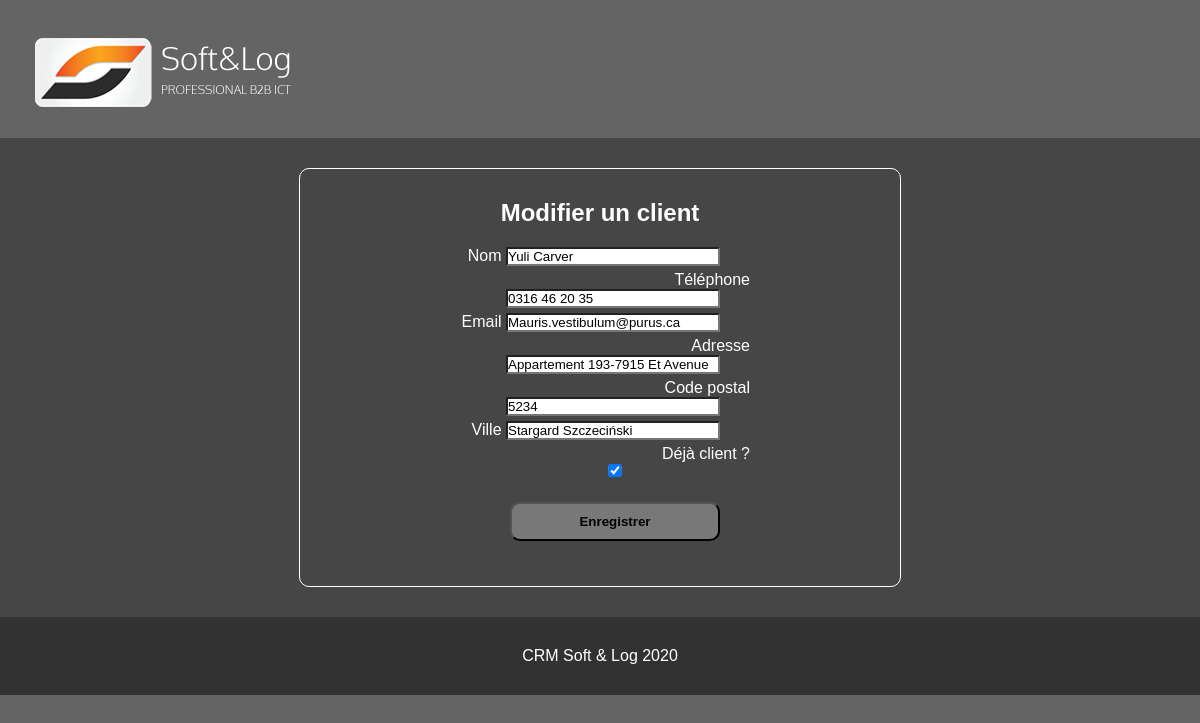
The app's page /modules/edit.php?id=3 with its own data.
### tables this page shows
CREATE TABLE `clients` (
  `id` int(11) NOT NULL,
  `name` varchar(255) NOT NULL,
  `phone` varchar(255) NOT NULL,
  `email` varchar(255) NOT NULL,
  `address` varchar(255) NOT NULL,
  `cp` varchar(255) NOT NULL,
  `city` varchar(255) NOT NULL,
  `customer` varchar(255) NOT NULL
);

### modules/edit.php (the view, shortened to what this page needs)
<?php
	include('../header.php');
			require('../config.php');
			$sql = 'SELECT * FROM clientlist.clients WHERE id="'.$_GET['id'].'";';
			$result = mysqli_query($link, $sql);
			if (!$result) {
				die('Requête invalide : ' . mysqli_error($link));
				mysqli_close($link);
			} else{
				$clientInfo = mysqli_fetch_object($result);
			}
		?>
		<div class="addEdit">
			<form action="./edit.php?id=<?php echo $_GET['id']; ?>" method="POST">
				<h2 class="formTitle">Modifier un client</h2>
				<label for="name">Nom</label>
				<input type="text" name="name" value="<?php if(isset($_POST['name'])){echo $_POST['name'];}else{echo $clientInfo->name;} ?>" /><br />
				<label for="phone">Téléphone</label>
				<input type="text" name="phone" value="<?php if(isset($_POST['phone'])){echo $_POST['phone'];}else{echo $clientInfo->phone;} ?>" /><br />
				<label for="email">Email</label>
				<input type="text" name="email" value="<?php if(isset($_POST['email'])){echo $_POST['email'];}else{echo $clientInfo->email;} ?>" /><br />
				<label for="address">Adresse</label>
				<input type="text" name="address" value="<?php if(isset($_POST['address'])){echo $_POST['address'];}else{echo $clientInfo->address;} ?>" /><br />
				<label for="cp">Code postal</label>
				<input type="text" name="cp" value="<?php if(isset($_POST['cp'])){echo $_POST['cp'];}else{echo $clientInfo->cp;} ?>" /><br />
				<label for="city">Ville</label>
				<input type="text" name="city" value="<?php if(isset($_POST['city'])){echo $_POST['city'];}else{echo $clientInfo->city;} ?>" /><br />
				<label for="customer">Déjà client ?</label>
				<input type="checkbox" name="customer" <?php if(isset($_POST['customer']) || $clientInfo->customer == "Yes"){echo ' checked';} ?> /><br />
				<input type="submit" name="save" value="Enregistrer" class="validButton" />
			</form>
		</div>
	</div>
	<?php
    include('../footer.php');
?>

### style/css/screen.css (style rules this page uses)
* { margin:0px; padding:0px; list-style:none; color:white; font-family:Arial, Helvetica, sans-serif; }
html { background-color:rgb(100,100,100); }
body { width:100%; }
form { padding:10px 0 20px 0; margin-bottom:20px; font-family:Arial, Helvetica, sans-serif; }
div.addEdit { display:flex; flex-direction: row; justify-content:center; width:50%; border-radius:10px; border:1px solid white; margin-bottom:30px; }
div.addEdit>form { width:50%; text-align:right; }
div.addEdit>form input { width:70%; margin-right:30px; margin-bottom:5px; }
input { color:black; background-color:white; }
input.validButton { background-color:rgb(120,120,120); padding:10px; border-radius:10px; font-weight:bold; margin-top:20px; }
h2.formTitle { text-align:center; font-weight:bold; margin-top:20px; margin-bottom:20px; }

### records on screen
clients: name "Yuli Carver", phone "0316 46 20 35", email "Mauris.vestibulum@purus.ca", address "Appartement 193-7915 Et Avenue", cp "5234", city "Stargard Szczeciński", customer "☑"

### other values on screen
$title "CRM Soft & Log"
